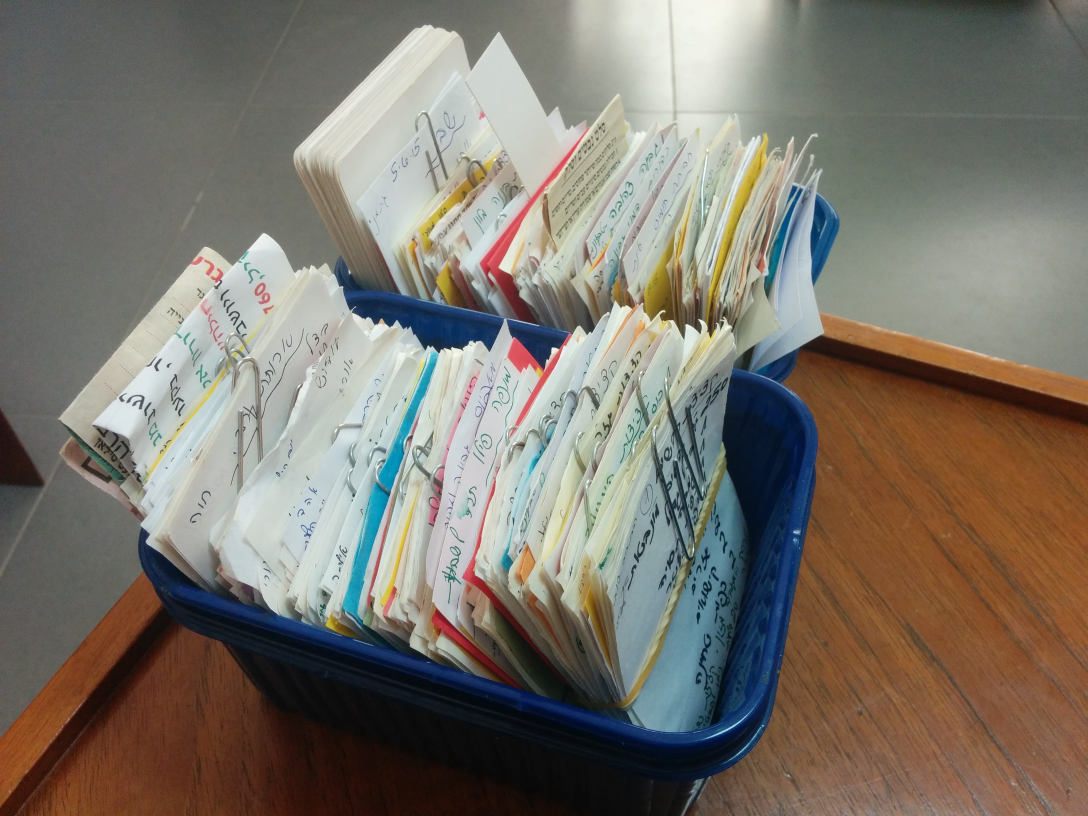
#> input picture IMG_20160411_131152.jpg, 3264 x 2448 px (shown at 1/3 size)
$ python crop.py IMG_20160411_131152.jpg
#> lines starting #> are read from the running program, lines starting #| are printed output that depends on the picture
#!/usr/bin/python

import sys
import cv2

def crop(fn):
#> called with fn = 'IMG_20160411_131152.jpg'
    inn=cv2.imread(fn)
#> inn is the input picture: shape (2448, 3264, 3); mean B, G, R 108.2, 117.8, 123.7
    w=1500
    h=w
    x=750
    y=100

    out=inn[x:x+w,y:y+h]
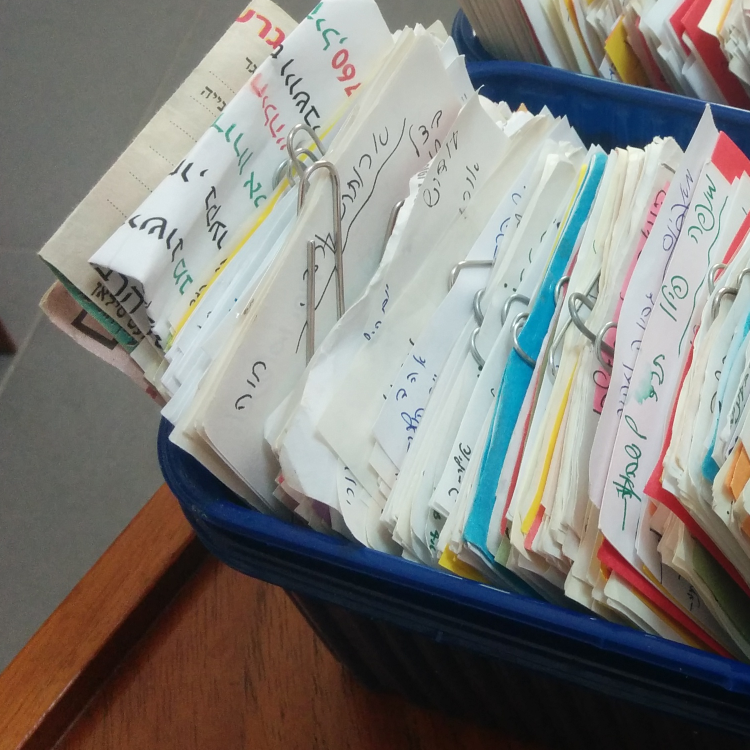
#> out: shape (1500, 1500, 3) (shown at 1/2 size); mean B, G, R 124.5, 128.5, 129.7

    # rotate cw
    out=cv2.transpose(out)
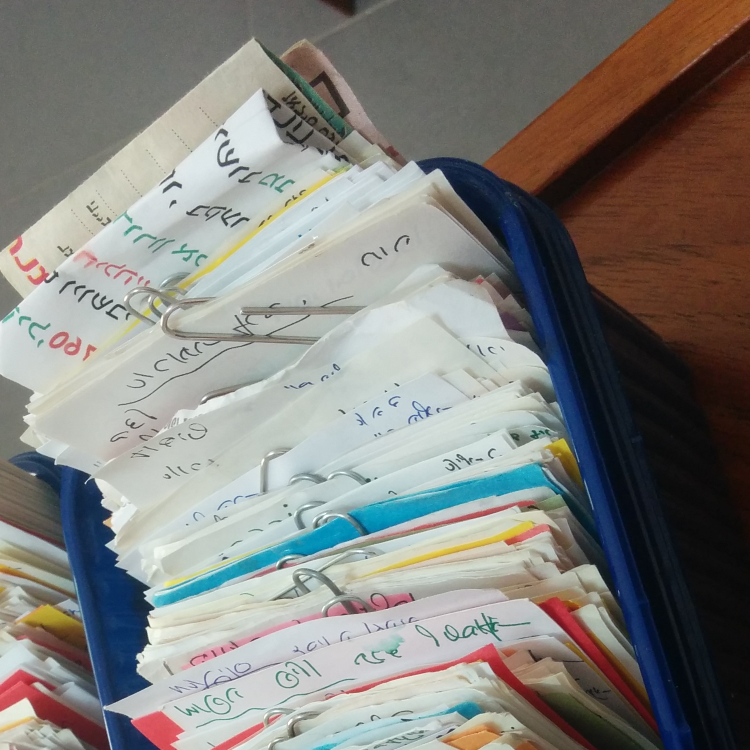
#> out: shape (1500, 1500, 3) (shown at 1/2 size); mean B, G, R 124.5, 128.5, 129.7
    out=cv2.flip(out,flipCode=1)
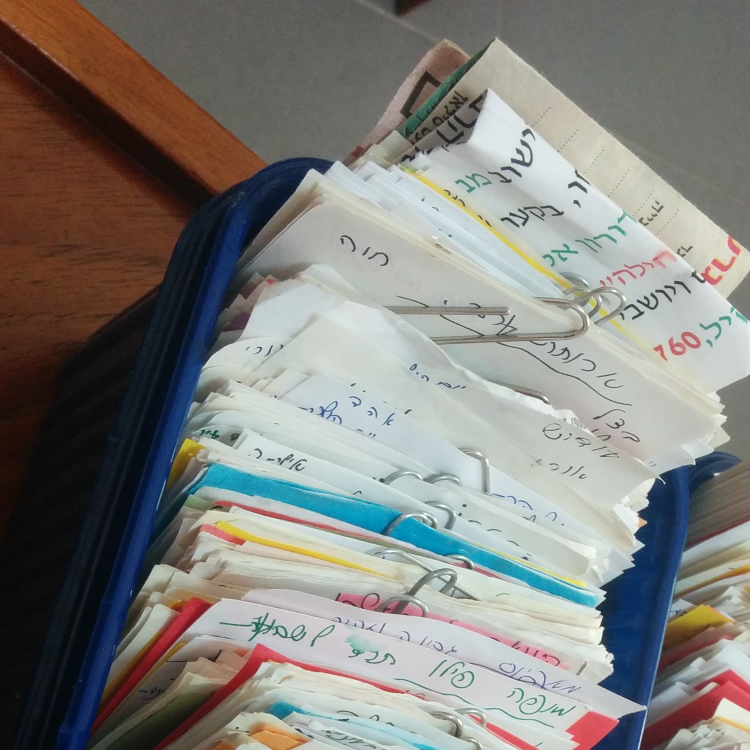
#> out: shape (1500, 1500, 3) (shown at 1/2 size); mean B, G, R 124.5, 128.5, 129.7

    out=cv2.resize(out, (0,0), out, 0.5, 0.5)
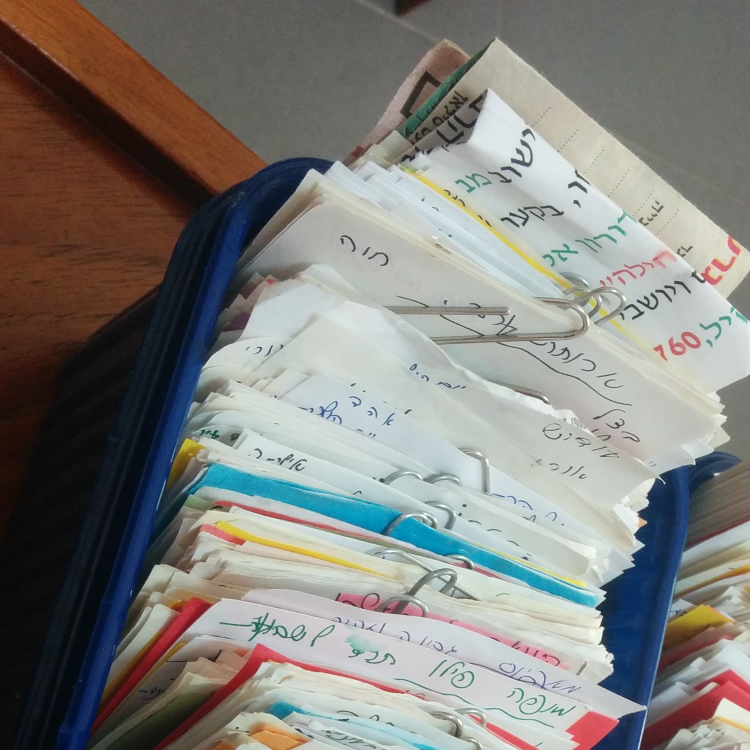
#> out: shape (750, 750, 3); mean B, G, R 124.6, 128.6, 129.9


    cv2.imwrite(fn, out)

def main(argv):
    for s in argv:
        crop(s)

if __name__ == "__main__":
   main(sys.argv[1:])
